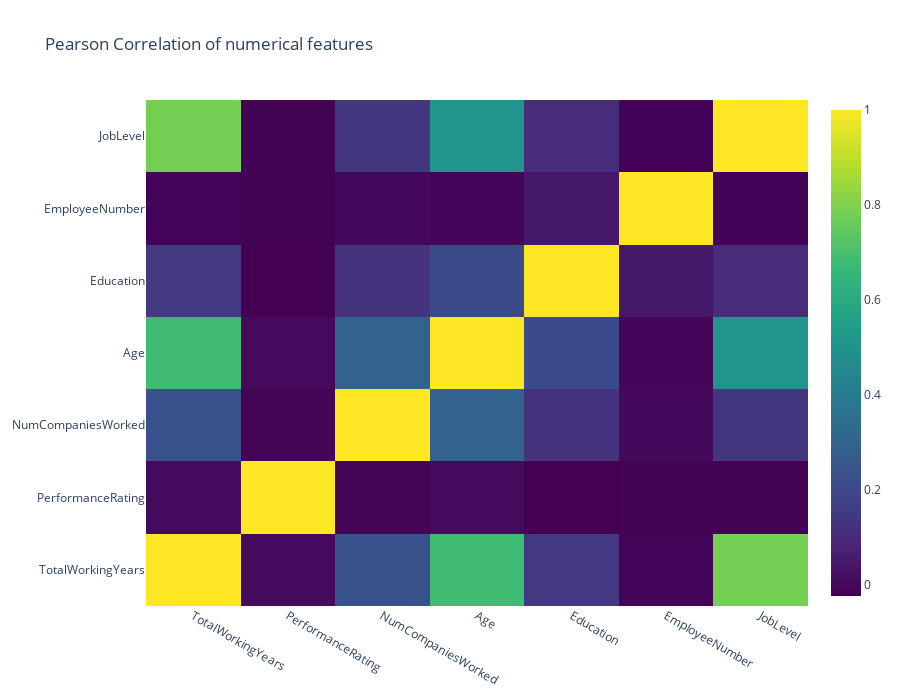

The notebook cell this image was saved under:
### Code cell
data = [
    go.Heatmap(
        z= df[numerical].astype(float).corr().values, # Generating the Pearson correlation
        x=df[numerical].columns.values,
        y=df[numerical].columns.values,
        colorscale='Viridis',
        reversescale = False,
        #text = True ,
        opacity = 1.0
    )
]

layout = go.Layout(
    title='Pearson Correlation of numerical features',
    xaxis = dict(ticks='', nticks=36),
    yaxis = dict(ticks='' ),
    width = 900, height = 700,
    
)

fig = go.Figure(data=data, layout=layout)
py.iplot(fig, filename='labelled-heatmap')

### Figure 1 — Plotly figure (JSON) as saved in the notebook; plotly's stock layout.template omitted (floating-point values rounded to 4 significant figures)
{"data": [{"colorscale": [[0, "#440154"], [0.1111, "#482878"], [0.2222, "#3e4989"], [0.3333, "#31688e"], [0.4444, "#26828e"], [0.5556, "#1f9e89"], [0.6667, "#35b779"], [0.7778, "#6ece58"], [0.8889, "#b5de2b"], [1, "#fde725"]], "opacity": 1, "reversescale": false, "type": "heatmap", "x": ["TotalWorkingYears", "PerformanceRating", "NumCompaniesWorked", "Age", "Education", "EmployeeNumber", "JobLevel"], "y": ["TotalWorkingYears", "PerformanceRating", "NumCompaniesWorked", "Age", "Education", "EmployeeNumber", "JobLevel"], "z": [[1, 0.006744, 0.2376, 0.6804, 0.1483, -0.01437, 0.7822], [0.006744, 1, -0.01409, 0.001904, -0.02454, -0.02036, -0.02122], [0.2376, -0.01409, 1, 0.2996, 0.1263, -0.001251, 0.1425], [0.6804, 0.001904, 0.2996, 1, 0.208, -0.01015, 0.5096], [0.1483, -0.02454, 0.1263, 0.208, 1, 0.04207, 0.1016], [-0.01437, -0.02036, -0.001251, -0.01015, 0.04207, 1, -0.01852], [0.7822, -0.02122, 0.1425, 0.5096, 0.1016, -0.01852, 1]]}], "layout": {"height": 700, "title": {"text": "Pearson Correlation of numerical features"}, "width": 900, "xaxis": {"nticks": 36, "ticks": ""}, "yaxis": {"ticks": ""}}}
